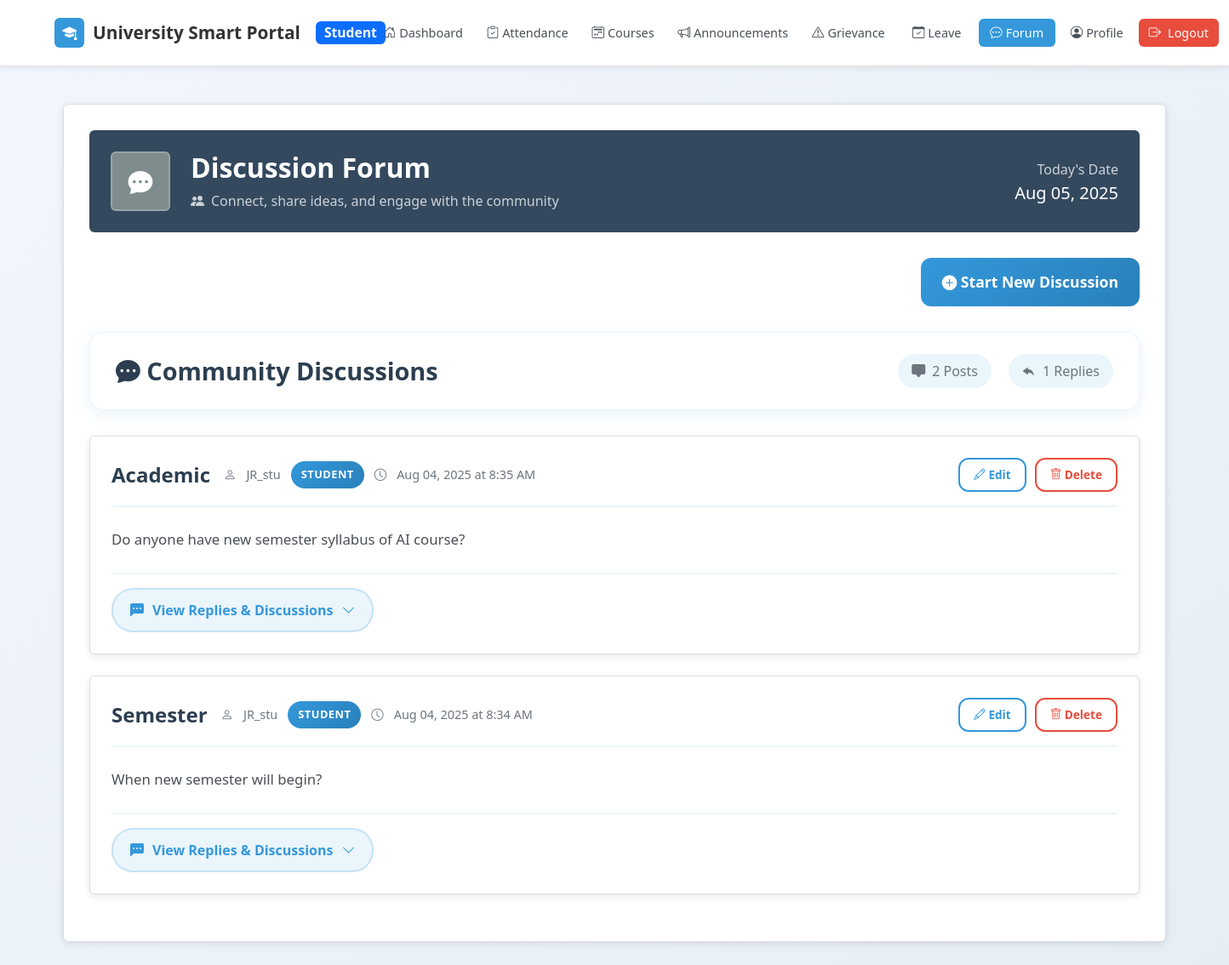
The page /student_forum.php on the database its author committed.
### tables this page shows
CREATE TABLE `discussion_posts` (
  `id` int(11) NOT NULL,
  `user_id` int(11) NOT NULL,
  `topic` varchar(255) NOT NULL,
  `message` text NOT NULL,
  `posted_on` timestamp NOT NULL DEFAULT current_timestamp()
);

CREATE TABLE `users` (
  `id` int(11) NOT NULL,
  `name` varchar(100) DEFAULT NULL,
  `email` varchar(100) DEFAULT NULL,
  `password` varchar(255) DEFAULT NULL,
  `role` enum('student','faculty','hod') DEFAULT NULL,
  `department` varchar(100) DEFAULT NULL,
  `created_at` timestamp NOT NULL DEFAULT current_timestamp()
);

### student_forum.php (the view, shortened to what this page needs)
<?php
require_once "config.php";
$logged_in_user_id = $_SESSION['user_id'] ?? 1;
        ?>
<!DOCTYPE html>
<html lang="en">
<head>
    <link href="https://cdn.jsdelivr.net/npm/bootstrap@5.3.3/dist/css/bootstrap.min.css" rel="stylesheet">
    <link rel="stylesheet" href="https://cdn.jsdelivr.net/npm/bootstrap-icons@1.11.3/font/bootstrap-icons.css">
</head>
<body>
    <nav class="navbar navbar-expand-lg navbar-light py-3">
        <div class="container">
            <a class="navbar-brand" href="student_dashboard.php">
                <div class="brand-icon">
                    <i class="bi bi-mortarboard-fill"></i>
                </div>
                University Smart Portal
                <span class="badge bg-primary ms-2">Student</span>
            <div class="navbar-nav d-none d-lg-flex flex-fill justify-content-center">
                <a class="nav-link" href="student_dashboard.php">
                    <i class="bi bi-house-door me-1"></i>Dashboard
                </a>
                <a class="nav-link" href="student_attendance.php">
                    <i class="bi bi-clipboard-check me-1"></i>Attendance
                </a>
                <a class="nav-link" href="student_course_planner.php">
                    <i class="bi bi-calendar2-week me-1"></i>Courses
                </a>
                <a class="nav-link" href="student_announcements.php">
                    <i class="bi bi-megaphone me-1"></i>Announcements
                </a>
                <a class="nav-link" href="student_grievance.php">
                    <i class="bi bi-exclamation-triangle me-1"></i>Grievance
                </a>
                <a class="nav-link" href="leave_application.php">
                    <i class="bi bi-calendar-check me-1"></i>Leave
                <a class="nav-link active" href="student_forum.php">
                    <i class="bi bi-chat-dots me-1"></i>Forum
                </a>
                <a class="nav-link" href="student_profile.php">
                    <i class="bi bi-person-circle me-1"></i>Profile
                </a>
                <a href="logout.php" class="nav-link logout-btn">
                    <i class="bi bi-box-arrow-right me-2"></i>Logout
                </a>
            </div>
        </div>
    </nav>
    <div class="container py-4">
        <div class="student-card">
            <div class="forum-header">
                <div class="row align-items-center">
                    <div class="col-auto">
                        <div class="user-avatar">
                            <i class="bi bi-chat-dots-fill"></i>
                        </div>
                    </div>
                    <div class="col">
                        <h2 class="mb-2 fw-bold">Discussion Forum</h2>
                        <p class="mb-0 opacity-75">
                            <i class="bi bi-people-fill me-2"></i>Connect, share ideas, and engage with the community
                        </p>
                    </div>
                    <div class="col-auto d-none d-md-block">
                        <div class="text-end">
                            <p class="mb-1 opacity-75">Today's Date</p>
                            <h5 class="mb-0"><?= date('M d, Y') ?></h5>
                        </div>
                    </div>
                </div>
            </div>
            <div class="text-end" id="toggleFormButtons">
                <button class="btn btn-primary" id="showDiscussionBtn">
                    <i class="bi bi-plus-circle-fill"></i> Start New Discussion
                </button>
            </div>
            <div class="section-header">
                <div class="d-flex justify-content-between align-items-center">
                    <h4 class="section-title mb-0"><i class="bi bi-chat-dots-fill"></i> Community Discussions</h4>
                    <div class="discussion-stats">
                        <?php
                        $total_posts = $conn->query("SELECT COUNT(*) as count FROM discussion_posts")->fetch_assoc()['count'];
                        $total_replies = $conn->query("SELECT COUNT(*) as count FROM discussion_replies")->fetch_assoc()['count'];
                        ?>
                        <div class="stat-item">
                            <i class="bi bi-chat-square-fill"></i>
                            <span><?= $total_posts ?> Posts</span>
                        </div>
                        <div class="stat-item">
                            <i class="bi bi-reply-fill"></i>
                            <span><?= $total_replies ?> Replies</span>
                        </div>
                    </div>
                </div>
            </div>
            <?php
            $posts = $conn->query("SELECT p.*, u.name, u.role FROM discussion_posts p JOIN users u ON p.user_id = u.id ORDER BY p.posted_on DESC");
            while ($post = $posts->fetch_assoc()):
                $post_id = $post['id'];
            ?>
            <div class="post" id="post-<?= $post_id ?>">
                <div class="post-header">
                    <div class="d-flex justify-content-between align-items-center w-100">
                        <div class="d-flex align-items-center gap-3">
                            <h5 class="post-title mb-0"><?= htmlspecialchars($post['topic']) ?></h5>
                            <div class="meta">
                                <i class="bi bi-person"></i>
                                <span><?= htmlspecialchars($post['name']) ?></span>
                                <span class="user-badge"><?= ucfirst($post['role']) ?></span>
                                <i class="bi bi-clock"></i>
                                <span><?= date('M d, Y \a\t g:i A', strtotime($post['posted_on'])) ?></span>
                            </div>
                        </div>
                        <?php if ($logged_in_user_id == $post['user_id']): ?>
                        <div class="action-buttons">
                            <button type="button" class="btn btn-sm btn-outline-primary edit-post-btn" data-post-id="<?= $post_id ?>">
                                <i class="bi bi-pencil"></i> Edit
                            </button>
                            <form method="post" class="d-inline delete-post-form">
                                <button type="submit" class="btn btn-sm btn-outline-danger">
                                    <i class="bi bi-trash"></i> Delete
                                </button>
                            </form>
                        </div>
                        <?php endif; ?>
                    </div>
                </div>
                <div class="post-content"><?= nl2br(htmlspecialchars($post['message'])) ?></div>
                <div class="actions-container">
                    <div class="collapse-toggle" data-bs-toggle="collapse" data-bs-target="#replies-<?= $post_id ?>">
                        <i class="bi bi-chat-left-dots-fill"></i>
                        <span>View Replies & Discussions</span>
                        <i class="bi bi-chevron-down arrow-icon" id="arrow-<?= $post_id ?>"></i>
                    </div>
                </div>
            </div>
            <?php endwhile; ?>
        </div>
    </div>
</body>
</html>

### rows shown on the page
discussion_posts: topic "Academic", user.name "JR_stu", user.role "STUDENT", posted_on "Aug 04, 2025 at 8:35 AM", message "Do anyone have new semester syllabus of AI course?"
discussion_posts: topic "Semester", user.name "JR_stu", user.role "STUDENT", posted_on "Aug 04, 2025 at 8:34 AM", message "When new semester will begin?"

### other values the page prints
$total_posts "2"
$total_replies "1"
